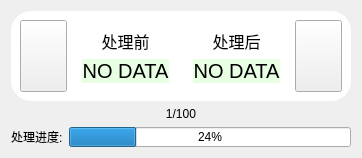
                       <widget class="QWidget" name="widget_33" native="true">
                        <layout class="QVBoxLayout" name="verticalLayout_9">
                         <item>
                          <widget class="QWidget" name="widget_36" native="true">
                           <property name="styleSheet">
                            <string notr="true">QWidget#widget_36{
	background-color:white;
	border-radius: 20px;
}
</string>
                           </property>
                           <layout class="QHBoxLayout" name="horizontalLayout_4">
                            <item>
                             <widget class="QPushButton" name="pushButton_21">
                              <property name="minimumSize">
                               <size>
                                <width>47</width>
                                <height>47</height>
                               </size>
                              </property>
                              <property name="maximumSize">
                               <size>
                                <width>47</width>
                                <height>99999</height>
                               </size>
                              </property>
                              <property name="styleSheet">
                               <string notr="true">QPushButton#pushButton_21{
	border-image: url(&quot;res/left.png&quot;);
}
QPushButton#pushButton_21:pressed{
	border-image: url(&quot;res/left_click.png&quot;);
}</string>
                              </property>
                              <property name="text">
                               <string/>
                              </property>
                              <property name="checkable">
                               <bool>false</bool>
                              </property>
                             </widget>
                            </item>
                            <item>
                             <widget class="QWidget" name="widget_2" native="true">
                              <layout class="QVBoxLayout" name="verticalLayout_4" stretch="1,12">
                               <item>
                                <widget class="QLabel" name="label">
                                 <property name="font">
                                  <font>
                                   <pointsize>12</pointsize>
                                  </font>
                                 </property>
                                 <property name="text">
                                  <string>处理前</string>
                                 </property>
                                 <property name="alignment">
                                  <set>Qt::AlignCenter</set>
                                 </property>
                                </widget>
                               </item>
                               <item>
                                <widget class="QLabel" name="label_57">
                                 <property name="font">
                                  <font>
                                   <pointsize>-1</pointsize>
                                  </font>
                                 </property>
                                 <property name="styleSheet">
                                  <string notr="true">QLabel#label_57{
	background-color:rgb(233, 255, 228);
	border-radius: 20px;
	font-size:20px;
}
</string>
                                 </property>
                                 <property name="text">
                                  <string>NO DATA</string>
                                 </property>
                                 <property name="alignment">
                                  <set>Qt::AlignCenter</set>
                                 </property>
                                </widget>
                               </item>
                              </layout>
                             </widget>
                            </item>
                            <item>
                             <widget class="QWidget" name="widget_3" native="true">
                              <layout class="QVBoxLayout" name="verticalLayout_8" stretch="1,12">
                               <item>
                                <widget class="QLabel" name="label_2">
                                 <property name="font">
                                  <font>
                                   <pointsize>12</pointsize>
                                  </font>
                                 </property>
                                 <property name="text">
                                  <string>处理后</string>
                                 </property>
                                 <property name="alignment">
                                  <set>Qt::AlignCenter</set>
                                 </property>
                                </widget>
                               </item>
                               <item>
                                <widget class="QLabel" name="label_90">
                                 <property name="font">
                                  <font>
                                   <pointsize>-1</pointsize>
                                  </font>
                                 </property>
                                 <property name="styleSheet">
                                  <string notr="true">QLabel#label_90
{
	background-color:rgb(233, 255, 228);
	border-radius: 20px;
	font-size:20px;
}
</string>
                                 </property>
                                 <property name="text">
                                  <string>NO DATA</string>
                                 </property>
                                 <property name="alignment">
                                  <set>Qt::AlignCenter</set>
                                 </property>
                                </widget>
                               </item>
                              </layout>
                             </widget>
                            </item>
                            <item>
                             <widget class="QPushButton" name="pushButton_22">
                              <property name="minimumSize">
                               <size>
                                <width>47</width>
                                <height>47</height>
                               </size>
                              </property>
                              <property name="maximumSize">
                               <size>
                                <width>47</width>
                                <height>9999</height>
                               </size>
                              </property>
                              <property name="styleSheet">
                               <string notr="true">QPushButton#pushButton_22{
	border-image:url(&quot;res/right.png&quot;);
}
QPushButton#pushButton_22:pressed{
	border-image:url(&quot;res/right_click.png&quot;);
}</string>
                              </property>
                              <property name="text">
                               <string/>
                              </property>
                             </widget>
                            </item>
                           </layout>
                          </widget>
                         </item>
                         <item>
                          <widget class="QLabel" name="label_59">
                           <property name="maximumSize">
                            <size>
                             <width>16777215</width>
                             <height>15</height>
                            </size>
                           </property>
                           <property name="text">
                            <string>1/100</string>
                           </property>
                           <property name="alignment">
                            <set>Qt::AlignCenter</set>
                           </property>
                          </widget>
                         </item>
                         <item>
                          <widget class="QFrame" name="frame_13">
                           <property name="maximumSize">
                            <size>
                             <width>16777215</width>
                             <height>20</height>
                            </size>
                           </property>
                           <property name="frameShape">
                            <enum>QFrame::NoFrame</enum>
                           </property>
                           <property name="frameShadow">
                            <enum>QFrame::Raised</enum>
                           </property>
                           <layout class="QHBoxLayout" name="horizontalLayout_48">
                            <property name="leftMargin">
                             <number>0</number>
                            </property>
                            <property name="topMargin">
                             <number>0</number>
                            </property>
                            <property name="rightMargin">
                             <number>0</number>
                            </property>
                            <property name="bottomMargin">
                             <number>0</number>
                            </property>
                            <item>
                             <widget class="QLabel" name="label_61">
                              <property name="sizePolicy">
                               <sizepolicy hsizetype="Minimum" vsizetype="Fixed">
                                <horstretch>0</horstretch>
                                <verstretch>0</verstretch>
                               </sizepolicy>
                              </property>
                              <property name="maximumSize">
                               <size>
                                <width>16777215</width>
                                <height>20</height>
                               </size>
                              </property>
                              <property name="text">
                               <string>处理进度:</string>
                              </property>
                             </widget>
                            </item>
                            <item>
                             <widget class="QProgressBar" name="progressBar_5">
                              <property name="maximumSize">
                               <size>
                                <width>16777215</width>
                                <height>20</height>
                               </size>
                              </property>
                              <property name="value">
                               <number>24</number>
                              </property>
                             </widget>
                            </item>
                           </layout>
                          </widget>
                         </item>
                        </layout>
                       </widget>
